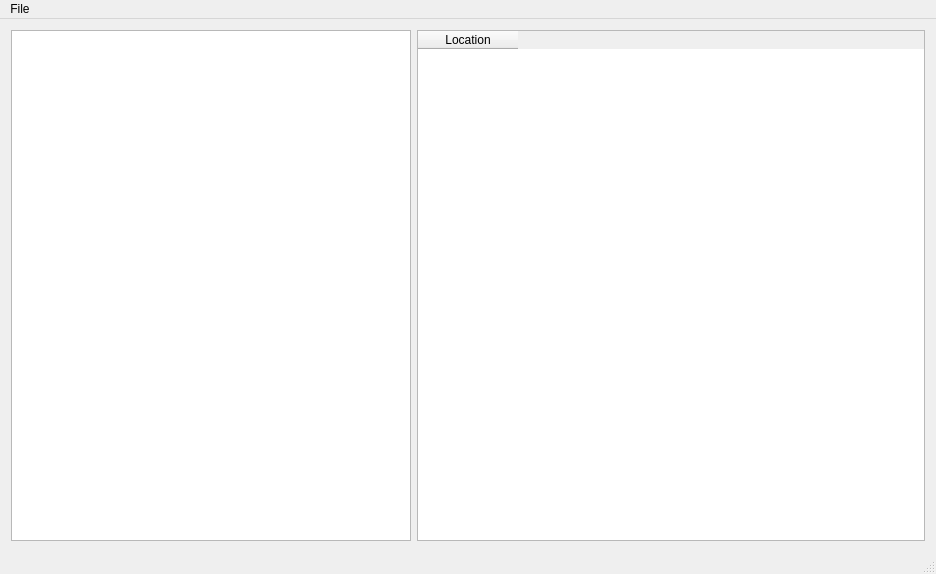
<?xml version="1.0" encoding="UTF-8"?>
<ui version="4.0">
 <class>ReadableWadlWindow</class>
 <widget class="QMainWindow" name="ReadableWadlWindow">
  <property name="geometry">
   <rect>
    <x>0</x>
    <y>0</y>
    <width>936</width>
    <height>574</height>
   </rect>
  </property>
  <property name="windowTitle">
   <string>ReadableWadlWindow</string>
  </property>
  <widget class="QWidget" name="centralWidget">
   <layout class="QHBoxLayout" name="horizontalLayout_2">
    <item>
     <layout class="QHBoxLayout" name="horizontalLayout">
      <property name="sizeConstraint">
       <enum>QLayout::SetMaximumSize</enum>
      </property>
      <item>
       <widget class="QListWidget" name="resourcesList">
        <property name="sizePolicy">
         <sizepolicy hsizetype="Expanding" vsizetype="Expanding">
          <horstretch>0</horstretch>
          <verstretch>0</verstretch>
         </sizepolicy>
        </property>
        <property name="maximumSize">
         <size>
          <width>400</width>
          <height>16777215</height>
         </size>
        </property>
       </widget>
      </item>
      <item>
       <widget class="QTableWidget" name="resourceTable">
        <column>
         <property name="text">
          <string>Location</string>
         </property>
        </column>
       </widget>
      </item>
     </layout>
    </item>
   </layout>
  </widget>
  <widget class="QMenuBar" name="menuBar">
   <property name="geometry">
    <rect>
     <x>0</x>
     <y>0</y>
     <width>936</width>
     <height>23</height>
    </rect>
   </property>
   <widget class="QMenu" name="menuFile">
    <property name="title">
     <string>File</string>
    </property>
    <addaction name="actionOpen"/>
    <addaction name="actionExit"/>
   </widget>
   <addaction name="menuFile"/>
  </widget>
  <widget class="QStatusBar" name="statusBar"/>
  <action name="actionOpen">
   <property name="text">
    <string>Open WADL</string>
   </property>
  </action>
  <action name="actionExit">
   <property name="text">
    <string>Exit</string>
   </property>
  </action>
 </widget>
 <layoutdefault spacing="6" margin="11"/>
 <resources/>
 <connections/>
</ui>
